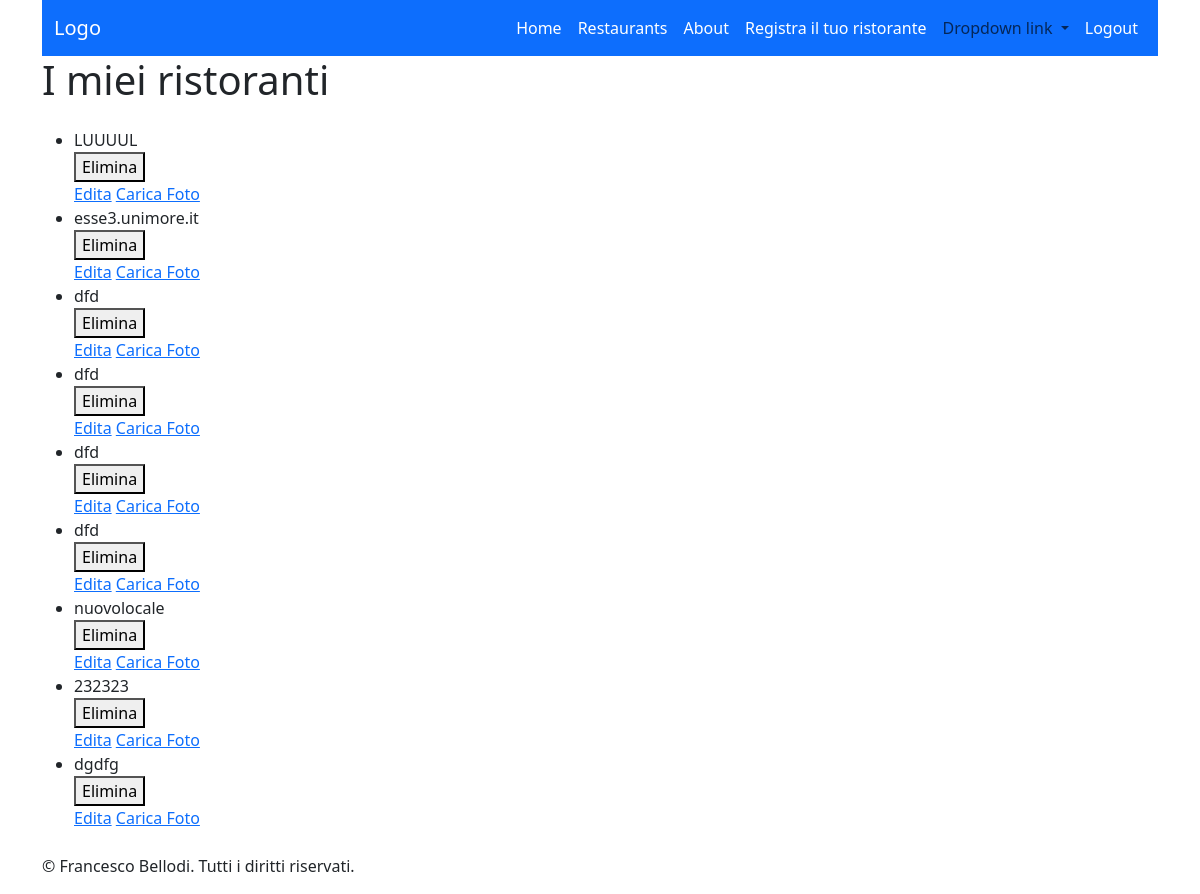
/restaurants/own-restaurants/ (signed in), run on an earlier commit of the app's database.
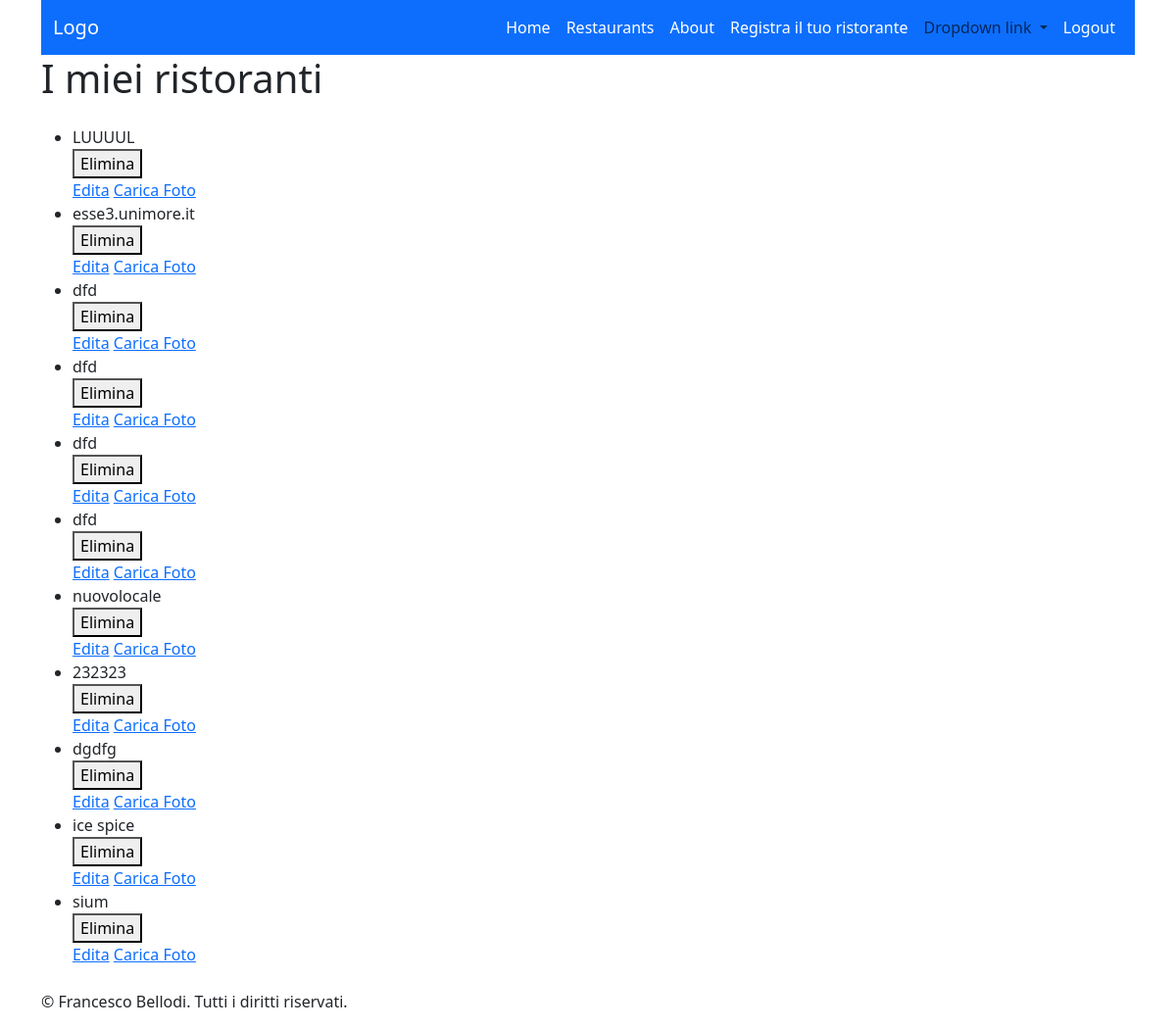
And on a later commit of the database.
### restaurantsApp/models.py (models this page shows, shortened)
class Restaurant(models.Model):
    restaurantID = models.IntegerField(primary_key=True)
    owner = models.ForeignKey(settings.AUTH_USER_MODEL, on_delete=models.CASCADE)
    name = models.CharField(max_length=100)
    address = models.CharField(max_length=200)
    phone_number = PhoneNumberField()
    cuisine_type = models.CharField(max_length=200)
    meal_type = models.CharField(max_length=200)
    max_booking = models.IntegerField(default=100)
    average_rating = models.FloatField(default=0, null=True)
    def __str__(self):
        return self.name

### restaurantsApp/views.py (the view)
# urls.py: path("own-restaurants/", RestaurantOwnerListView.as_view(), name='user_restaurants'),
class RestaurantOwnerListView(LoginRequiredMixin, ListView):
    model = Restaurant
    template_name = 'restaurantsApp/user_restaurants.html'  # Specifica il percorso al tuo template
    context_object_name = 'objects'  # Nome del contesto da utilizzare nel template
    def get_context_data(self, *, object_list=None, **kwargs):
        context = super().get_context_data(**kwargs)
        context["obj_delete"] = 'restaurant_delete'
        context["title_page"] = 'I miei ristoranti'
        context["obj_name"] = 'Ristoranti'
        context["obj_update"] = 'restaurant_update'
        return context
    def get_queryset(self):
        user = self.request.user
        return Restaurant.objects.filter(owner=user)

### mixins/user_mixins.py (called while the page is built)
    def test_func(self):
        return self.request.user.is_authenticated

### restaurantsApp/templates/restaurantsApp/user_restaurants.html
{% extends 'user-object-list.html' %}
{% block modify %}
  <a href="{% url 'restaurant_update' obj.pk %}">Edita</a>
  <a href="{% url 'photo_create' obj.pk %}">Carica Foto</a>
{% endblock %}

### templates/user-object-list.html (shortened to what this page needs)
{% extends "base.html" %}
{% block header %}{{ title_page }}{% endblock%}
{% block content %}
  <ul>
  {% for obj in objects %}
    <li>
      {{ obj }}
      <form action="{% url obj_delete obj.pk %}" method="post">
        <button type="submit" onclick="return confirm('Sicuro di voler eliminare?')">Elimina</button>
      </form>
      {% block modify %}{% endblock%}
    </li>
  {% empty %}
    <p>{{ obj_name }} non presenti</p>
  {% endfor %}
  </ul>
{% endblock %}

What changed in the data, as far as the page shows it:
added Restaurant: name "ice spice"
added Restaurant: name "sium"
